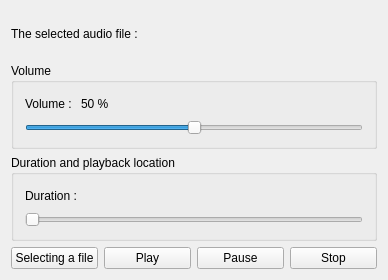
<?xml version="1.0" encoding="UTF-8"?>
<ui version="4.0">
 <class>Widget</class>
 <widget class="QWidget" name="Widget">
  <property name="geometry">
   <rect>
    <x>0</x>
    <y>0</y>
    <width>388</width>
    <height>280</height>
   </rect>
  </property>
  <property name="windowTitle">
   <string>Widget</string>
  </property>
  <layout class="QVBoxLayout" name="verticalLayout">
   <item>
    <layout class="QHBoxLayout" name="horizontalLayout_2">
     <item>
      <widget class="QLabel" name="label">
       <property name="minimumSize">
        <size>
         <width>150</width>
         <height>40</height>
        </size>
       </property>
       <property name="maximumSize">
        <size>
         <width>120</width>
         <height>16777215</height>
        </size>
       </property>
       <property name="text">
        <string>The selected audio file :  </string>
       </property>
      </widget>
     </item>
     <item>
      <widget class="QLabel" name="lblFileName">
       <property name="text">
        <string/>
       </property>
      </widget>
     </item>
    </layout>
   </item>
   <item>
    <widget class="QGroupBox" name="groupBox_2">
     <property name="title">
      <string>Volume</string>
     </property>
     <layout class="QVBoxLayout" name="verticalLayout_3">
      <item>
       <layout class="QHBoxLayout" name="horizontalLayout_8">
        <item>
         <widget class="QLabel" name="label_2">
          <property name="text">
           <string>Volume : </string>
          </property>
         </widget>
        </item>
        <item>
         <widget class="QLabel" name="labelVolume">
          <property name="minimumSize">
           <size>
            <width>80</width>
            <height>0</height>
           </size>
          </property>
          <property name="maximumSize">
           <size>
            <width>30</width>
            <height>16777215</height>
           </size>
          </property>
          <property name="text">
           <string>50 %</string>
          </property>
         </widget>
        </item>
        <item>
         <spacer name="horizontalSpacer_2">
          <property name="orientation">
           <enum>Qt::Horizontal</enum>
          </property>
          <property name="sizeHint" stdset="0">
           <size>
            <width>40</width>
            <height>20</height>
           </size>
          </property>
         </spacer>
        </item>
       </layout>
      </item>
      <item>
       <layout class="QHBoxLayout" name="horizontalLayout_9">
        <item>
         <widget class="QSlider" name="volSlider">
          <property name="maximum">
           <number>100</number>
          </property>
          <property name="value">
           <number>50</number>
          </property>
          <property name="orientation">
           <enum>Qt::Horizontal</enum>
          </property>
         </widget>
        </item>
       </layout>
      </item>
     </layout>
    </widget>
   </item>
   <item>
    <widget class="QGroupBox" name="groupBox">
     <property name="title">
      <string>Duration and playback location</string>
     </property>
     <layout class="QVBoxLayout" name="verticalLayout_2">
      <item>
       <layout class="QHBoxLayout" name="horizontalLayout_5">
        <item>
         <widget class="QLabel" name="label_3">
          <property name="minimumSize">
           <size>
            <width>70</width>
            <height>0</height>
           </size>
          </property>
          <property name="text">
           <string>Duration : </string>
          </property>
         </widget>
        </item>
        <item>
         <widget class="QLabel" name="labelPlayTime">
          <property name="minimumSize">
           <size>
            <width>180</width>
            <height>0</height>
           </size>
          </property>
          <property name="maximumSize">
           <size>
            <width>150</width>
            <height>16777215</height>
           </size>
          </property>
          <property name="text">
           <string/>
          </property>
         </widget>
        </item>
        <item>
         <spacer name="horizontalSpacer">
          <property name="orientation">
           <enum>Qt::Horizontal</enum>
          </property>
          <property name="sizeHint" stdset="0">
           <size>
            <width>40</width>
            <height>20</height>
           </size>
          </property>
         </spacer>
        </item>
       </layout>
      </item>
      <item>
       <layout class="QHBoxLayout" name="horizontalLayout_4">
        <item>
         <widget class="QSlider" name="sliderPosition">
          <property name="orientation">
           <enum>Qt::Horizontal</enum>
          </property>
         </widget>
        </item>
       </layout>
      </item>
     </layout>
    </widget>
   </item>
   <item>
    <layout class="QHBoxLayout" name="horizontalLayout">
     <item>
      <widget class="QPushButton" name="pbtOpen">
       <property name="text">
        <string>Selecting a file</string>
       </property>
      </widget>
     </item>
     <item>
      <widget class="QPushButton" name="pbtPlay">
       <property name="text">
        <string>Play</string>
       </property>
      </widget>
     </item>
     <item>
      <widget class="QPushButton" name="pbtPause">
       <property name="text">
        <string>Pause</string>
       </property>
      </widget>
     </item>
     <item>
      <widget class="QPushButton" name="pbtStop">
       <property name="text">
        <string>Stop</string>
       </property>
      </widget>
     </item>
    </layout>
   </item>
  </layout>
 </widget>
 <layoutdefault spacing="6" margin="11"/>
 <resources/>
 <connections/>
</ui>
